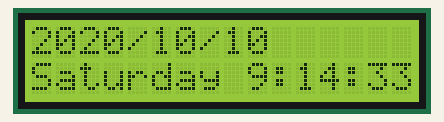
Simulated run of this sketch. Board: Arduino Uno, built with avr-gcc and run on an emulated ATmega328P. Parts: 16×2 character LCD. The local clock reads 2024-03-15 10:24:30 at power-on unless the sketch sets it.

Above: at 0.1 s.
At 4.2 s:
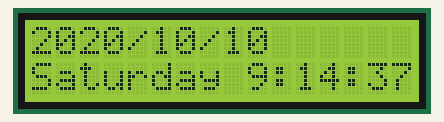
At 9.2 s:
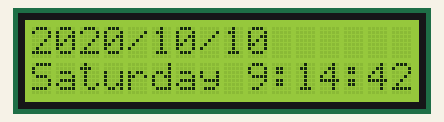
At 19.3 s:
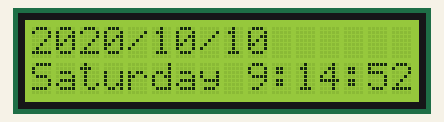
At 28.4 s:
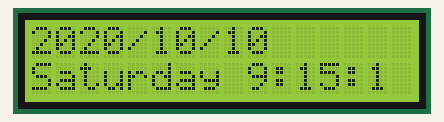
At 38.5 s:
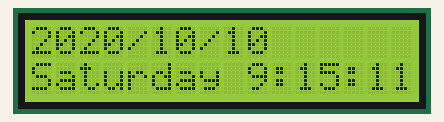

Measured:
- what the display in image 1 shows lasts 1.0 s, from 4.1 s to 5.1 s

The sketch:

Ex_9_3_x.ino
```cpp
#include "RTClib.h"
#include <LiquidCrystal.h>
RTC_DS3231 rtc;
LiquidCrystal lcd(12,11,5,4,3,2);
char daysOfTheWeek[7][12] = {"Sunday", "Monday", "Tuesday", "Wednesday", "Thursday", "Friday", "Saturday"};

void setup () {
  lcd.begin(16,2);
  lcd.setCursor(0,0);
  lcd.print("Mep 7-1");
  rtc.begin();
  rtc.adjust(DateTime(2020, 10, 10, 9, 14, 33));

}

void loop () {
    DateTime now = rtc.now();

    lcd.clear();
    lcd.setCursor(0,0);
    lcd.print(now.year());
    lcd.print('/');
    lcd.print(now.month());
    lcd.print('/');
    lcd.print(now.day());
    lcd.setCursor(0,1);
    lcd.print(daysOfTheWeek[now.dayOfTheWeek()]);
    lcd.print(' ');
    lcd.print(now.hour());
    lcd.print(':');
    lcd.print(now.minute());
    lcd.print(':');
    lcd.print(now.second());

    delay(1000);
}
```
